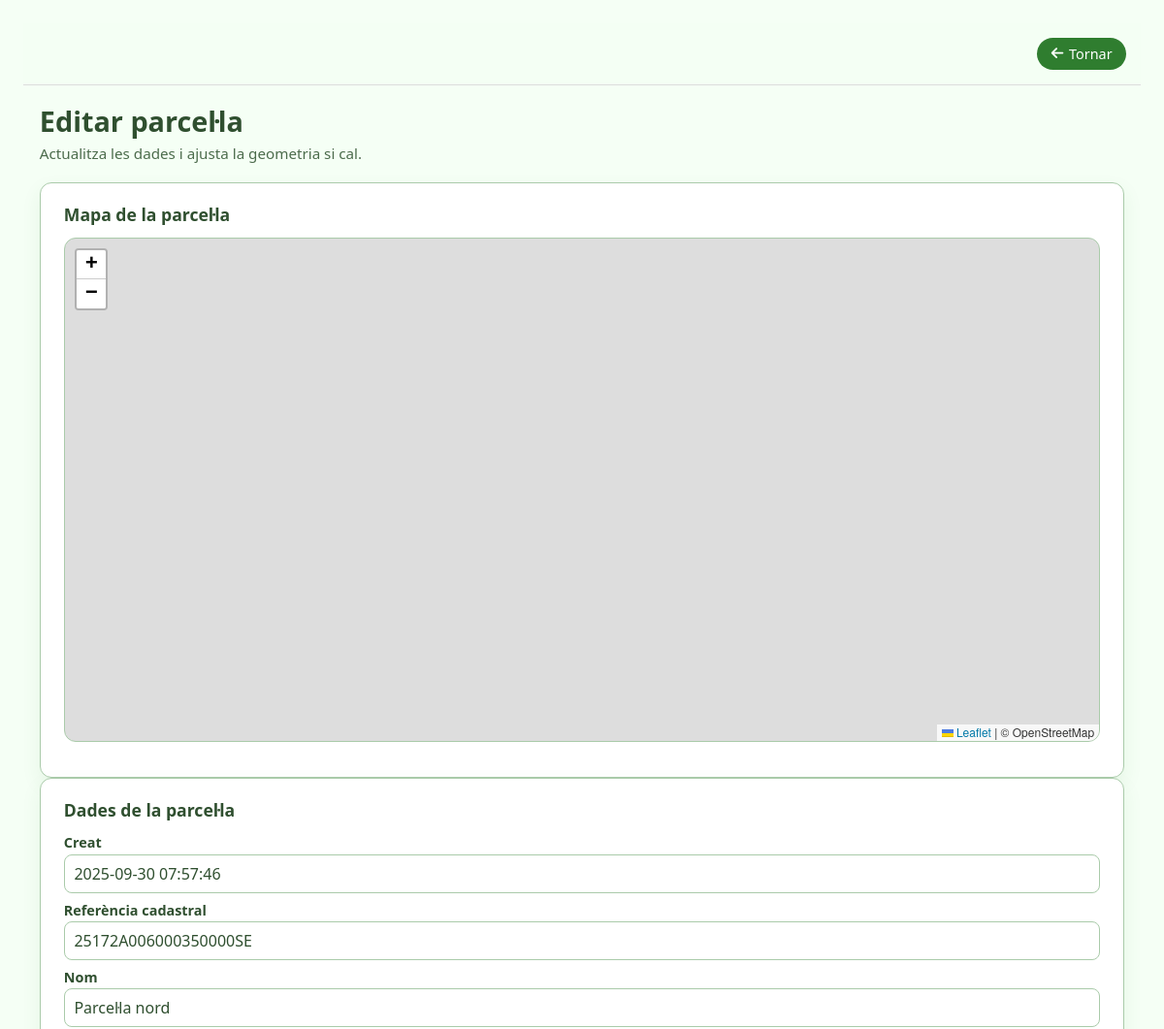
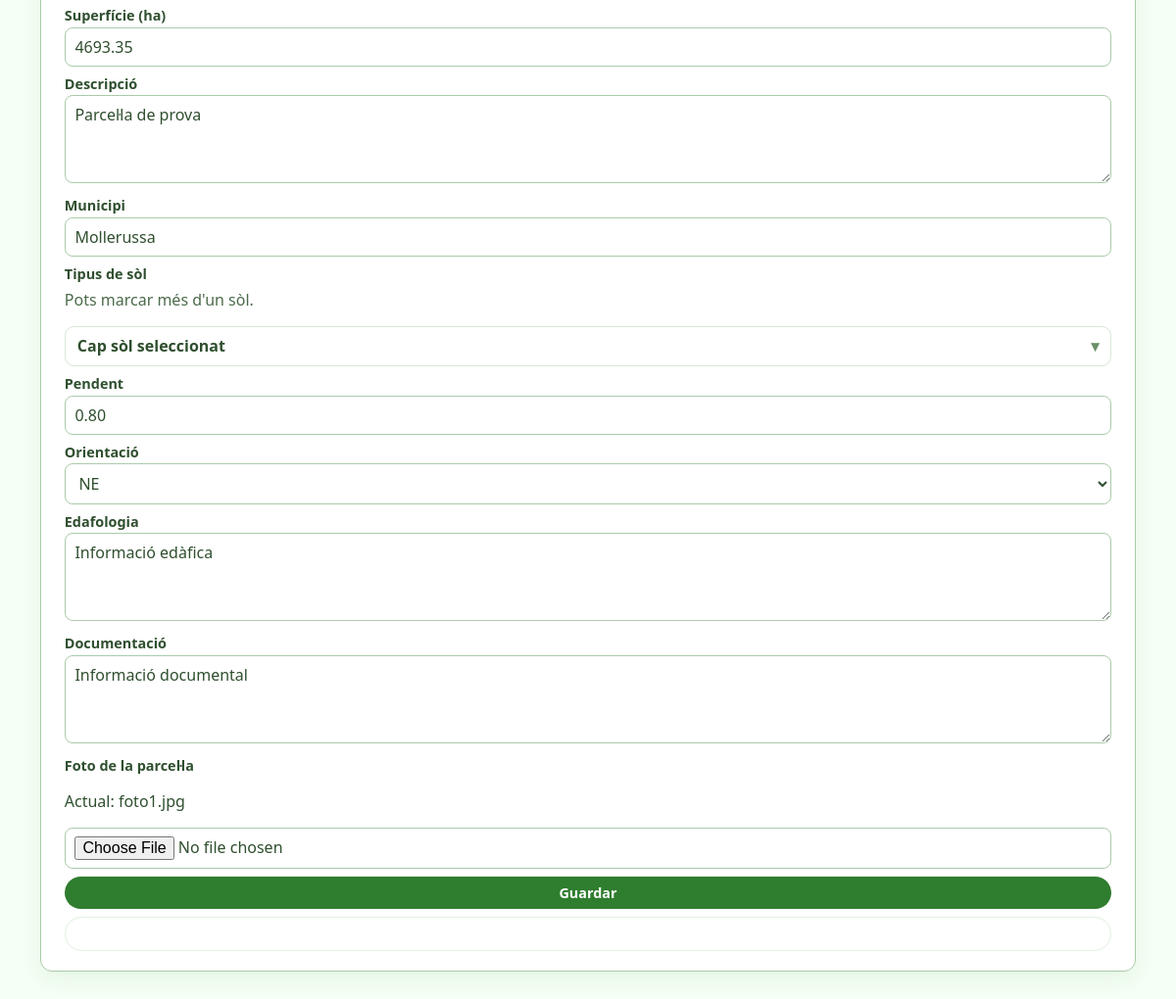
The app's page /PHP/editar_parcela.php?id=1 with its own data (2 pictures, top to bottom).
### tables this page shows
CREATE TABLE `parcela` (
  `id_parcela` int(11) NOT NULL AUTO_INCREMENT,
  `ref_cadastral` varchar(50) NOT NULL,
  `nom` varchar(100) DEFAULT NULL,
  `superficie` decimal(10,2) DEFAULT NULL,
  `descripcio` text DEFAULT NULL,
  `municipi` varchar(100) DEFAULT NULL,
  `geometria` geometry NOT NULL,
  `geometria_kml` longtext NOT NULL,
  `foto_url` varchar(255) DEFAULT NULL,
  `edafo` text DEFAULT NULL,
  `documentacio` text DEFAULT NULL,
  `created_at` timestamp NULL DEFAULT current_timestamp(),
  `pendent` decimal(5,2) DEFAULT NULL COMMENT 'Percentatge de pendent',
  `orientacio` enum('N','S','E','O','NE','NO','SE','SO') DEFAULT NULL COMMENT 'Orientació dominant',
  PRIMARY KEY (`id_parcela`),
  UNIQUE KEY `ref_cadastral` (`ref_cadastral`),
  SPATIAL KEY `geometria` (`geometria`)
);

### PHP/editar_parcela.php (the view, shortened to what this page needs)
<?php
$conn = new mysqli("localhost","root","","web");
$id = intval($_GET['id'] ?? 0);
$stmt = $conn->prepare("SELECT p.*, ST_AsGeoJSON(p.geometria) AS geometria_geojson FROM parcela p WHERE p.id_parcela=?");
$stmt->bind_param("i", $id);
$stmt->execute();
$res = $stmt->get_result();
$p = $res ? $res->fetch_assoc() : null;
$sols = [];
$stmt = $conn->prepare("SELECT id_sol, tipus FROM sol ORDER BY tipus");
$stmt->execute();
$res = $stmt->get_result();
if ($res) {
    while ($row = $res->fetch_assoc()) {
        $sols[] = $row;
    }
}
?>
<!DOCTYPE html>
<html lang="ca">
<head>
<link rel="stylesheet" href="../HTML/styles.css">
<link rel="stylesheet" href="https://unpkg.com/leaflet/dist/leaflet.css" />
<link rel="stylesheet" href="https://unpkg.com/leaflet-draw/dist/leaflet.draw.css"/>
<link rel="stylesheet" href="https://cdnjs.cloudflare.com/ajax/libs/font-awesome/6.5.1/css/all.min.css">
</head>
<body>
  <div style="padding:15px; background:#f4fff4; border-bottom:1px solid #ddd; text-align:right;">
    <a href="#" class="btn btn-primary" onclick="history.back(); return false;"><i class="fa-solid fa-arrow-left"></i> Tornar</a>
  </div>
  <div class="page">
    <div class="page-header">
      <h1>Editar parcel·la</h1>
      <p class="page-subtitle">Actualitza les dades i ajusta la geometria si cal.</p>
    </div>
    <div class="panel">
      <h2 class="panel-title">Mapa de la parcel·la</h2>
      <div id="map"></div>
    </div>
    <div class="panel">
      <h2 class="panel-title">Dades de la parcel·la</h2>
      <form method="post" action="../PHP/guardar_edicion_parcela.php" enctype="multipart/form-data">
        <label>Creat</label>
        <input type="text" value="<?= htmlspecialchars($p['created_at']) ?>" readonly>
        <label>Referència cadastral</label>
        <input type="text" name="ref_cadastral" value="<?= htmlspecialchars($p['ref_cadastral']) ?>" required>
        <label>Nom</label>
        <input type="text" name="nom" value="<?= htmlspecialchars($p['nom']) ?>">
        <label>Superfície (ha)</label>
        <input type="number" step="0.01" name="superficie" id="superficie" value="<?= htmlspecialchars($p['superficie']) ?>">
        <label>Descripció</label>
        <textarea name="descripcio"><?= htmlspecialchars($p['descripcio']) ?></textarea>
        <label>Municipi</label>
        <input type="text" name="municipi" value="<?= htmlspecialchars($p['municipi']) ?>">
        <label>Tipus de sòl</label>
        <?php if (!empty($sols)): ?>
          <p style="margin-top:6px; color:#4c6b4c;">Pots marcar més d'un sòl.</p>
          <div class="multiselect" data-multiselect>
            <button type="button" class="multiselect-toggle">Selecciona sòls</button>
          </div>
        <?php else: ?>
          <p style="margin-top:8px; color:#8a2a2a;">No hi ha sòls disponibles. Crea un sòl abans d'assignar-lo.</p>
        <?php endif; ?>
        <label>Pendent</label>
        <input type="number" step="0.01" name="pendent" value="<?= $p['pendent'] ?>">
        <label>Orientació</label>
        <select name="orientacio">
          <?php
          $opcions = ['N','S','E','O','NE','NO','SE','SO'];
          foreach ($opcions as $op) {
              $sel = ($op === ($p['orientacio'] ?? '')) ? 'selected' : '';
              echo "<option value=\"$op\" $sel>$op</option>";
          }
          ?>
        </select>
        <label>Edafologia</label>
        <textarea name="edafo"><?= htmlspecialchars($p['edafo']) ?></textarea>
        <label>Documentació</label>
        <textarea name="documentacio"><?= htmlspecialchars($p['documentacio']) ?></textarea>
        <label>Foto de la parcel·la</label>
        <?php if (!empty($p['foto_url'])): ?>
          <p>Actual: <?= htmlspecialchars($p['foto_url']) ?></p>
        <?php endif; ?>
        <input type="file" name="foto" accept="image/*">
        <button type="submit" class="btn btn-primary btn-full mt-2">Guardar</button>
        <a class="btn btn-ghost btn-full mt-2" href="consulta_parcela_sector.php">Cancel·lar</a>
      </form>
    </div>
  </div>
</body>
</html>

### HTML/styles.css (style rules this page uses)
*, *::before, *::after { box-sizing: border-box; }
html, body { margin: 0; padding: 0; }
body { font-family: system-ui, -apple-system, BlinkMacSystemFont, "Segoe UI", sans-serif; background: #f0f4f0; color: #2f4f2f; }
body:not(.app-layout-body) { padding: 1.5rem; min-height: 100vh; background: #f5fff5; }
.page { max-width: 1600px; margin: 0 auto; padding: clamp(1rem, 1.4vw, 1.5rem); color: #2f4f2f; }
.page-header { margin-bottom: 1.25rem; }
.page-header h1, .page-header h2 { margin: 0; font-size: 1.8rem; color: #2f4f2f; }
.page-subtitle { margin: 0.25rem 0 1rem; color: #4c6b4c; font-size: 0.95rem; }
.panel { background: #ffffff; border-radius: 0.75rem; padding: 1.25rem 1.5rem; border: 1px solid #aacbaa; box-shadow: 0 8px 20px rgba(47, 125, 47, 0.08); }
.panel-title { margin: 0 0 0.75rem; font-size: 1.1rem; color: #2f4f2f; }
#map { height: 520px; border-radius: 0.75rem; border: 1px solid #d1d5db; margin-bottom: 1rem; }
form { display: block; width: 100%; }
label { font-weight: 600; font-size: 0.9rem; color: #2f4f2f; display: block; margin-top: 0.5rem; margin-bottom: 0.15rem; }
input, textarea, select { width: 100%; padding: 0.5rem 0.6rem; border-radius: 0.5rem; border: 1px solid #aacbaa; font: inherit; color: inherit; background-color: #ffffff; }
textarea { min-height: 90px; resize: vertical; }
.btn { display: inline-flex; align-items: center; justify-content: center; padding: 0.45rem 0.9rem; border-radius: 999px; border: none; font-size: 0.9rem; cursor: pointer; text-decoration: none; gap: 0.35rem; }
.btn-primary { background: #2f7d2f; color: #ffffff; }
.btn-ghost { background: rgba(255, 255, 255, 0.3); border: 1px solid #e0f2e0; color: #ffffff; }
.btn-full { width: 100%; }
button { font: inherit; }
form button { background: #2f7d2f; color: #ffffff; border: 1px solid #2f7d2f; padding: 0.6rem 0.75rem; border-radius: 0.5rem; cursor: pointer; font-weight: 600; transition: background 0.15s ease, border-color 0.15s ease; }
.mt-2 { margin-top: 0.5rem; }
.multiselect { position: relative; margin-top: 0.35rem; }
.multiselect-toggle { width: 100%; text-align: left; padding: 0.55rem 0.75rem; border-radius: 0.6rem; border: 1px solid #d7e7d7; background: #ffffff; color: #2f4f2f; cursor: pointer; }
.multiselect-toggle::after { content: "▾"; float: right; color: #6b8f6b; }

### PHP/editar_parcela.php (style rules this page uses)
#map { width: 100%; min-height: 420px; border-radius: 0.75rem; border: 1px solid #aacbaa; }

### records on screen
parcela: created_at "2025-09-30 07:57:46", ref_cadastral "25172A006000350000SE", nom "Parcel·la nord", superficie "4693.35", descripcio "Parcel·la de prova", municipi "Mollerussa", pendent "0.80", edafo "Informació edàfica", documentacio "Informació documental", foto_url "foto1.jpg"

### other values on screen
form field orientacio "NE"
